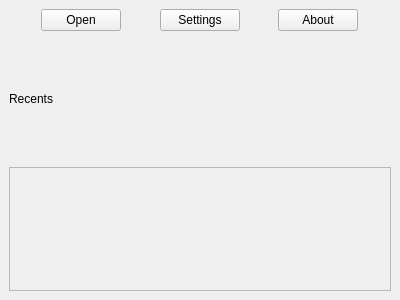
<?xml version="1.0" encoding="UTF-8"?>
<ui version="4.0">
 <class>WelcomeWindow</class>
 <widget class="QMainWindow" name="WelcomeWindow">
  <property name="geometry">
   <rect>
    <x>0</x>
    <y>0</y>
    <width>400</width>
    <height>300</height>
   </rect>
  </property>
  <property name="windowTitle">
   <string>WelcomeWindow</string>
  </property>
  <property name="windowIcon">
   <iconset resource="../../Icons/icons.qrc">
    <normaloff>:/Icons/kurusview.png</normaloff>:/Icons/kurusview.png</iconset>
  </property>
  <widget class="QWidget" name="centralwidget">
   <layout class="QVBoxLayout" name="verticalLayout">
    <item>
     <layout class="QHBoxLayout" name="horizontalLayout">
      <item>
       <spacer name="horizontalSpacer">
        <property name="orientation">
         <enum>Qt::Horizontal</enum>
        </property>
        <property name="sizeHint" stdset="0">
         <size>
          <width>40</width>
          <height>20</height>
         </size>
        </property>
       </spacer>
      </item>
      <item>
       <widget class="QPushButton" name="openPushButton">
        <property name="text">
         <string>Open</string>
        </property>
       </widget>
      </item>
      <item>
       <spacer name="horizontalSpacer_3">
        <property name="orientation">
         <enum>Qt::Horizontal</enum>
        </property>
        <property name="sizeHint" stdset="0">
         <size>
          <width>40</width>
          <height>20</height>
         </size>
        </property>
       </spacer>
      </item>
      <item>
       <widget class="QPushButton" name="settingsPushButton">
        <property name="text">
         <string>Settings</string>
        </property>
       </widget>
      </item>
      <item>
       <spacer name="horizontalSpacer_4">
        <property name="orientation">
         <enum>Qt::Horizontal</enum>
        </property>
        <property name="sizeHint" stdset="0">
         <size>
          <width>40</width>
          <height>20</height>
         </size>
        </property>
       </spacer>
      </item>
      <item>
       <widget class="QPushButton" name="aboutPushButton">
        <property name="text">
         <string>About</string>
        </property>
       </widget>
      </item>
      <item>
       <spacer name="horizontalSpacer_2">
        <property name="orientation">
         <enum>Qt::Horizontal</enum>
        </property>
        <property name="sizeHint" stdset="0">
         <size>
          <width>40</width>
          <height>20</height>
         </size>
        </property>
       </spacer>
      </item>
     </layout>
    </item>
    <item>
     <widget class="QLabel" name="label">
      <property name="text">
       <string>Recents</string>
      </property>
     </widget>
    </item>
    <item>
     <layout class="QGridLayout" name="gridLayout_4">
      <item row="0" column="0">
       <widget class="QFrame" name="frame">
        <property name="frameShape">
         <enum>QFrame::StyledPanel</enum>
        </property>
        <property name="frameShadow">
         <enum>QFrame::Raised</enum>
        </property>
       </widget>
      </item>
     </layout>
    </item>
   </layout>
  </widget>
 </widget>
 <resources>
  <include location="../../Icons/icons.qrc"/>
  <include location="../../Icons/icons.qrc"/>
 </resources>
 <connections/>
</ui>
